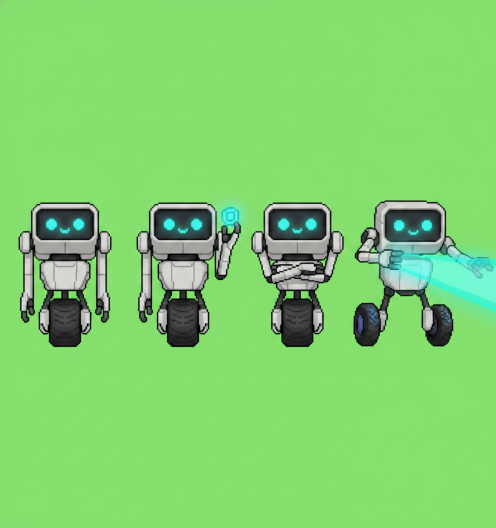
#> input picture scripts/art/source/cogs_sheet.png, 992 x 1056 px (shown at 1/2 size)
$ python split_cog_sheet.py
#> lines starting #> are read from the running program, lines starting #| are printed output that depends on the picture
#!/usr/bin/env python3
"""Key, split and pad the nano-banana cog sheet into four pose sprites.

`scripts/art/source/cogs_sheet.png` is a single `gemini-2.5-flash-image`
render (playbooks/art-nanobanana.md): four Softmax cogs in a neutral white /
light-grey paint scheme on a flat chroma-green backdrop, one row, four poses.
The paint scheme is deliberately neutral so `gen_matrix_art.py` can retint the
same body into the eight seat liveries.

The backdrop colour is taken as the MEDIAN of the border pixels (corners
sometimes carry a smudge) and removed by a flood fill from the border, so a
green accent inside a cog survives. The row is then split on empty columns,
each part is padded to a square and resized.

    python3 scripts/art/split_cog_sheet.py data/cog

writes `data/cog/cog_idle.png`, `cog_carry.png`, `cog_hold.png`,
`cog_fire.png`. Deterministic: same sheet in, same bytes out.
"""

from __future__ import annotations

import sys
from collections import deque
from pathlib import Path

from PIL import Image

ROOT = Path(__file__).resolve().parents[2]
SHEET = ROOT / "scripts" / "art" / "source" / "cogs_sheet.png"
POSES = ["cog_idle", "cog_carry", "cog_hold", "cog_fire"]
OUT_PX = 128
KEY_TOLERANCE = 60


def median_border(image: Image.Image) -> tuple[int, int, int]:
    width, height = image.size
    px = image.load()
    samples = []
    for x in range(width):
        samples.append(px[x, 0][:3])
        samples.append(px[x, height - 1][:3])
    for y in range(height):
        samples.append(px[0, y][:3])
        samples.append(px[width - 1, y][:3])
    channels = []
    for index in range(3):
        values = sorted(sample[index] for sample in samples)
        channels.append(values[len(values) // 2])
    return (channels[0], channels[1], channels[2])


def key_out(image: Image.Image) -> Image.Image:
    """Flood-fill the backdrop from every border pixel that matches the key."""
    image = image.convert("RGBA")
    width, height = image.size
    px = image.load()
    key = median_border(image)

    def is_key(x: int, y: int) -> bool:
        r, g, b, _ = px[x, y]
        return (
            abs(r - key[0]) <= KEY_TOLERANCE
            and abs(g - key[1]) <= KEY_TOLERANCE
            and abs(b - key[2]) <= KEY_TOLERANCE
        )

    seen = bytearray(width * height)
    queue: deque[tuple[int, int]] = deque()
    for x in range(width):
        for y in (0, height - 1):
            if not seen[y * width + x] and is_key(x, y):
                seen[y * width + x] = 1
                queue.append((x, y))
    for y in range(height):
        for x in (0, width - 1):
            if not seen[y * width + x] and is_key(x, y):
                seen[y * width + x] = 1
                queue.append((x, y))
    while queue:
        x, y = queue.popleft()
        px[x, y] = (0, 0, 0, 0)
        for dx, dy in ((1, 0), (-1, 0), (0, 1), (0, -1)):
            nx, ny = x + dx, y + dy
            if 0 <= nx < width and 0 <= ny < height:
                if not seen[ny * width + nx] and is_key(nx, ny):
                    seen[ny * width + nx] = 1
                    queue.append((nx, ny))
    return image


def column_runs(image: Image.Image) -> list[tuple[int, int]]:
    width, height = image.size
    px = image.load()
    occupied = []
    for x in range(width):
        count = 0
        for y in range(height):
            if px[x, y][3] > 24:
                count += 1
                if count > 2:
                    break
        occupied.append(count > 2)
    runs = []
    start = None
    for x, live in enumerate(occupied):
        if live and start is None:
            start = x
        elif not live and start is not None:
            if x - start > width // 40:
                runs.append((start, x))
            start = None
    if start is not None:
        runs.append((start, width))
    return runs


def crop_square(image: Image.Image, x0: int, x1: int) -> Image.Image:
    part = image.crop((x0, 0, x1, image.size[1]))
    box = part.getbbox()
    if box:
        part = part.crop(box)
    side = max(part.size)
    canvas = Image.new("RGBA", (side, side), (0, 0, 0, 0))
    canvas.paste(part, ((side - part.size[0]) // 2, side - part.size[1]))
    return canvas.resize((OUT_PX, OUT_PX), Image.LANCZOS)


def main(out_dir: Path) -> int:
    if not SHEET.exists():
        print(f"missing source sheet: {SHEET}", file=sys.stderr)
        return 1
    out_dir.mkdir(parents=True, exist_ok=True)
    keyed = key_out(Image.open(SHEET))
#> after the loop in median_border, `for x in range(width):`: samples = 1984 items, first 6: (139, 205, 120), (136, 224, 106), (141, 205, 122), (134, 225, 108), (140, 205, 123), (133, 223, 108)
#> after the loop in median_border, `for y in range(height):`: samples = 4096 items, first 6: (139, 205, 120), (136, 224, 106), (141, 205, 122), (134, 225, 108), (140, 205, 123), (133, 223, 108)
#> after the loop in median_border, `for index in range(3):`: channels = [134, 224, 109]
#> in key_out, `key = median_border(image)`: key = (134, 224, 109)
#> the loop in key_out, `for x in range(width):` made 992 passes
#> the loop in key_out, `for y in range(height):` made 1056 passes
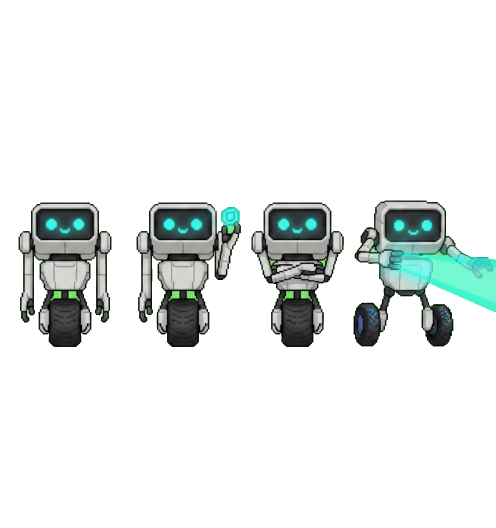
#> keyed: PIL image 992x1056 RGBA (shown at 1/2 size); mean R, G, B, A 15.3, 19.2, 18.1, 39.3; transparent parts drawn white
    runs = column_runs(keyed)
    if len(runs) != len(POSES):
        print(f"expected {len(POSES)} cogs on the sheet, found {len(runs)}",
              file=sys.stderr)
        return 1
    for name, (x0, x1) in zip(POSES, runs):
        crop_square(keyed, x0, x1).save(out_dir / f"{name}.png")
        print(f"wrote {out_dir / (name + '.png')}")
#> this loop made 4 passes
#> (name, x0, x1) on passes 1 to 4: ('cog_idle', 37, 223), ('cog_carry', 273, 482), ('cog_hold', 503, 688), ('cog_fire', 707, 992)
#| wrote data/cog/cog_idle.png
#| wrote data/cog/cog_carry.png
#| wrote data/cog/cog_hold.png
#| wrote data/cog/cog_fire.png
#> pass 1, in crop_square, `part = image.crop((x0, 0, x1, image.size[1]))`:
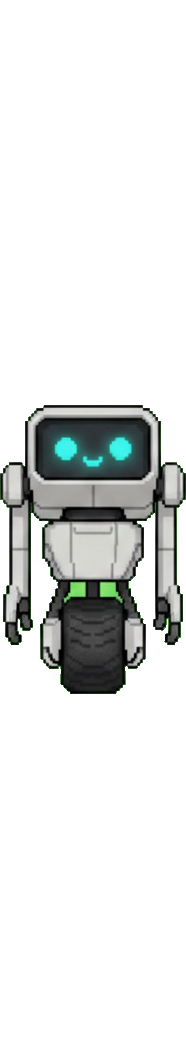
#> part: PIL image 186x1056 RGBA; mean R, G, B, A 21.1, 23, 22.1, 50.8; transparent parts drawn white
#> pass 1, in crop_square, `part = part.crop(box)`:
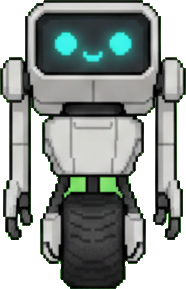
#> part: PIL image 186x289 RGBA; mean R, G, B, A 76.9, 84, 80.7, 185.8; transparent parts drawn white
#> pass 1, in main, `crop_square(keyed, x0, x1).save(out_dir / f"{name}.png")`:
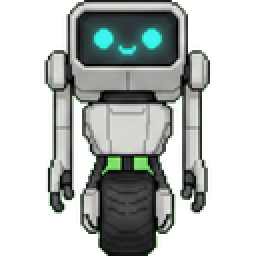
#> saved as cog_idle.png: PIL image 128x128 RGBA (shown 2 times larger); mean R, G, B, A 51.8, 58.4, 54.1, 119.5; transparent parts drawn white
    return 0


if __name__ == "__main__":
    target = Path(sys.argv[1]) if len(sys.argv) > 1 else ROOT / "data" / "cog"
    raise SystemExit(main(target))
#> (the program exits here)
